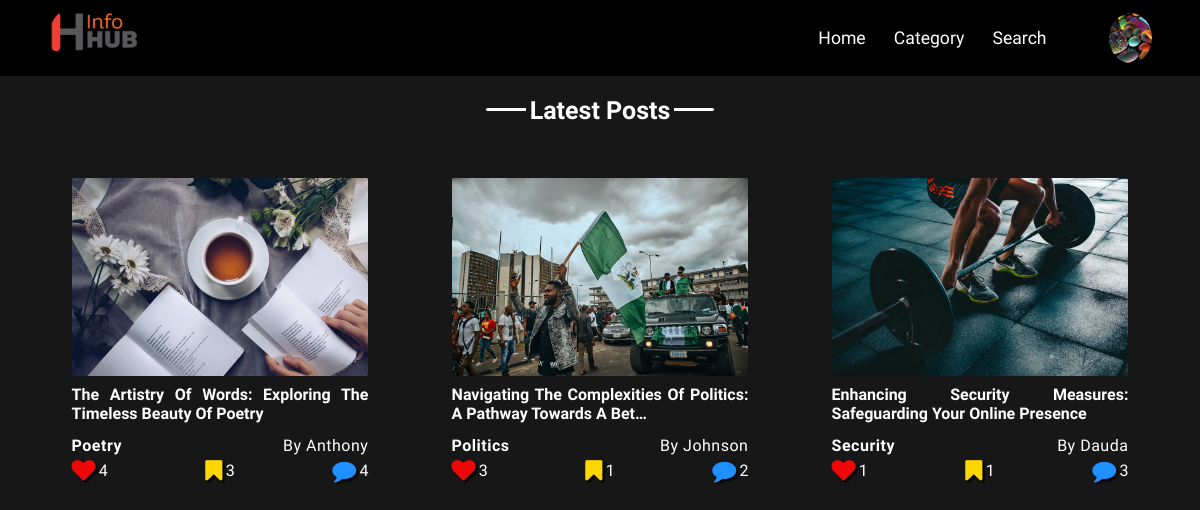
Screenshot of / (signed in) with the database file from the repository.
### Users/models.py (models this page shows, shortened)
class Profile(models.Model):
    user = models.OneToOneField(User, on_delete=models.CASCADE)
    image = models.ImageField(default='Profile.png', upload_to='User_Profile_Picture')
    file_name = models.CharField(max_length=50, blank=True)
    age = models.CharField(max_length=3, default=18)

### blogApp/models.py (models this page shows, shortened)
class Post(models.Model):
    class NewManager(models.Manager):
        def get_queryset(self):
            return super().get_queryset() .filter(Status='published')
    options = (
        ('draft', 'Draft'),
        ('published', 'Published'),
    )
    Title = models.CharField(max_length=250)
    First_Name = models.CharField(max_length=15)
    Last_Name = models.CharField(max_length=15)
    Email = models.EmailField(max_length=30)
    slug = models.SlugField(max_length=250, unique_for_date='Publish', default='default')
    Publish = models.DateTimeField(default=timezone.now )
    Author = models.ForeignKey (User, on_delete=models.CASCADE, related_name='blog_posts')
    Content = models.TextField()
    Category = models.ForeignKey(Category, on_delete=models.PROTECT, default=1)
    Category_Tag = models.CharField(max_length=20, default='Default')
    Image = models.ImageField(upload_to=User_Directory_Path)
    Status = models.CharField(max_length=10, choices=options, default='draft')
    Objects = models.Manager() #default Manager
    Newmanager = NewManager() #custom manager
    likes_count = models.IntegerField(default='0')
    likes = models.ManyToManyField(User, related_name='like', default=None, blank=True)
    liked = models.BooleanField(default=False)
    bookmark_count =  models.IntegerField(default=0)
    bookmark = models.ManyToManyField(User, related_name='bookmark',default=None, blank=True )
    def get_absolute_url(self):
        return reverse('blogApp:Single_Post', args=[self.slug])
    class Meta:
        ordering = ('-Publish',)[:8]

### blogApp/views.py (the view)
# urls.py: path('', views.PostListView, name='Home_Page'),
@login_required
def PostListView(request):
    updated_posts = Post.Newmanager.annotate(num_comments=Count('Comment')).order_by('-Publish')[:6]
    older_posts = None
    if len(updated_posts) > 6:
         older_posts = Post.Newmanager.annotate(num_comments=Count('Comment')).order_by('Publish')[:6]
    context = {'Updated_Post': updated_posts,
               'Older_Post': older_posts,
            }
    return render(request, 'blogApp/index.html', context)

### blogApp/context_processor.py (called while the page is built)
def Category_List_Options(request):
    Category_List_Options = Category.objects.exclude(name='Default')
    return {'Category_List_Options' : Category_List_Options}

### blogApp/templates/blogApp/Index.html (shortened to what this page needs)
    {% extends 'blogApp/Base.html' %}
    {% load static %}
        {% block templates %}
    <div class="Wrapper">
        {% if Updated_Post %}
            <div class="Updates">
                <p>latest Posts</p>
            </div>
            <div class="Grid">
                {% for Blog_Post in Updated_Post %}
                <div class="Grid-Item">
                    <div class="Card">
                        <img  src="{{Blog_Post.Image.url}}" alt="{{Blog_Post.Category_Tag}}">
                            <a href="{{Blog_Post.get_absolute_url}}"><p>{{ Blog_Post.Title|truncatechars:65}}</p></a>
                            <div class="Card-Footer">
                                    <h3>{{Blog_Post.Category_Tag}}</h3>
                                    <p>By {{Blog_Post.Last_Name }}</p>
                            </div>
                            <div class="Reactions">
                                <div class="item Likes">
                                    <i  class="fa fa-heart"></i>
                                    <p>{{Blog_Post.likes_count}}</p>
                                </div>
                                 <div class="item Favourites">
                                    <i  class="fa fa-bookmark"></i>
                                    <p>{{Blog_Post.bookmark_count}}</p>
                                </div>
                                <div class="item Comments">
                                    <i  class="fa fa-comment"></i>
                                    <p>{{Blog_Post.num_comments}}</p>
                                </div>
                            </div>
                    </div>
                </div>
                {% endfor %}
            </div>
        {% endif %}
    </div>
    {% endblock %}

### blogApp/templates/blogApp/Base.html (shortened to what this page needs)
{% load static %}
<!DOCTYPE html>
<html lang="en">
<head>
    <link rel="stylesheet" href="{% static 'css/Main.css' %}">
    <link rel="stylesheet" href="https://cdnjs.cloudflare.com/ajax/libs/font-awesome/4.7.0/css/font-awesome.min.css">
</head>
<body class="RemoveNav">
        <div class="Wrapper">
            <nav>
               <img class="Logo" src="{% static 'media\Logo.png' %}" alt="Logo">
                    <ul>
                        <li><a href="{% url 'blogApp:Home_Page' %}">Home</a></li>
                        <li><a href="#" class="OpenCategoryList">Category</a></li>
                        <li><a href="#">Search</a></li>
                    </ul>
                    <img src="{{user.profile.image.url}}" alt="Default-Image"  class="MoreLink" >
            </nav>
            {% block templates %}
            {% endblock %}
        </div>
</body>
</html>

### blogApp/static/css/Main.css (style rules this page uses)
:root { --FS-Paragraph-xm: .5rem; --FS-Paragraph-md: .6rem; --FS-Paragraph-md2: .7rem; --FS-Paragraph-bg: .8rem; --FS-Paragraph-bg2: .9rem; --FS-Heading-xm: .5rem; --FS-Heading-md: .6rem; --FS-Heading-bg: .7rem; --FS-Heading-md2: .8rem; --FS-Heading-bg2: .9rem; --FS-Paragraph: 1rem; --FS-Paragraph2: 1.1rem; --FS-Paragraph3: 1.2rem; --FS-Paragraph4: 1.3rem; --FS-Heading1:clamp(.4rem, 1rem, 1.5rem); --FS-Small-Heading:1.1rem; --FS-Small-Heading2:1.2rem; --FS-Small-Heading3:1.3rem; --FS-Small-Heading4:1.4rem; --FS-Heading2: 1.5rem; --FS-Heading3: 1.7rem; --FS-Heading4: 2rem; }
* { padding: 0; margin: 0; box-sizing: border-box; }
body { background-color: #0b0b0bf2; scrollbar-width: none; }
a { text-decoration: none; color: #fff; cursor: pointer; }
nav { display: flex; justify-content: space-between; align-items: center; background-color: #000; color: #fff; padding: 0 3em; position: fixed; top: 0; right: 0; left: 0; z-index: 1000 }
nav ul { width: 100%; list-style: none; display: flex; justify-content: flex-end; padding: 0 3em; }
nav ul li:nth-child(3) { display: flex; align-items: center; }
nav ul li { position: relative; padding: 0 .8em; font-family: 'Oswald', sans-serif; font-size: 1.1rem; text-transform: capitalize; transition: transform 0.3s; }
.Logo { object-fit: contain; height: auto; width:90px; }
nav img { width: 50px; height: 50px; border-radius: 50%; cursor: pointer; }
.Updates { display: flex; flex-direction: row; justify-content: center; align-items: center; margin-top: 6em; color: #fff; }
.Updates p { font-size:25px; font-family: 'Josefin Sans', sans-serif; font-weight: 600; text-transform: capitalize; position: relative; }
.Updates p::after { content: ""; position: absolute; top:40%; left: -44px; height: 3px; width: 40px; background-color: #fff; border-bottom-left-radius: .1em; border-top-left-radius: .1em; }
.Updates p::before { content: ""; position: absolute; top:40%; right: -44px; height: 3px; width: 40px; background-color: #fff; border-bottom-right-radius: .1em; border-top-right-radius: .1em; }
.Grid-Item { width: 100%; padding: .5em .8em; }
.Grid { display: grid; width: 95%; margin: .8em auto; grid-template-columns: repeat(3, 1fr); }
.Card { margin: 1.3em; background-color: transparent; padding: .7em .5em; border-radius: .3em; color: #fff; }
.Card img { border-radius: .1em; display: flex; object-fit: contain; width: 100%; height: 100%; }
.Card a { font-size:var(--FS-Heading1); font-family: 'Josefin sans', sans-serif; text-align: justify; font-weight: 700; text-transform: capitalize; }
.Card a p { font-size: var(--FS-Paragraph); padding: .6em 0 .1em 0; }
.Card-Footer { display: flex; flex-direction: row; justify-content: space-between; letter-spacing: .5px; align-items: center; margin: .7em 0 0 0 ; }
.Card-Footer p, h3 { font-size:var(--FS-Heading1); font-family: 'Oswald', sans-serif; text-transform: capitalize; }
.Reactions,.Reaction_Info { display: flex; justify-content: space-between; align-items: center; margin: .2em 0; position: relative; color: #fff; }
.item, .Item_Info { display: flex; justify-content: center; align-items: center; }
.item i { font-size: 1.5rem; cursor: pointer; color:#fff; transition: .5s ease-in-out; }
.item p { font-size: 16px; padding-left: .3em; }
.Item_Info span, p { font-family: 'Josefin sans', sans-serif; font-size:16px; }
.Likes i { text-shadow: 2px 2px 2px #000; }
.Favourites i { color: #FFD700 ; text-shadow: 2px 2px 2px #000; }
.item { display: flex; justify-content: center; align-items: center; }
.item p { padding-left: .2em; font-family: 'Teko', sans-serif; }
.Comments i { color: #1E90FF; text-shadow: 2px 2px 2px #000; }
.Likes i { color:#ee0707; text-shadow: 2px 2px 2px #000; }
::placeholder { color: #000; font-family: 'Teko', sans-serif; font-size:var(--FS-Paragraph); }

### blogApp/templates/blogApp/Index.html (style rules this page uses)
:root { --FS-Paragraph-xm: .5rem; --FS-Paragraph-md: .6rem; --FS-Paragraph-md2: .7rem; --FS-Paragraph-bg: .8rem; --FS-Paragraph-bg2: .9rem; --FS-Heading-xm: .5rem; --FS-Heading-md: .6rem; --FS-Heading-bg: .7rem; --FS-Heading-md2: .8rem; --FS-Heading-bg2: .9rem; --FS-Paragraph: 1rem; --FS-Paragraph2: 1.1rem; --FS-Paragraph3: 1.2rem; --FS-Paragraph4: 1.3rem; --FS-Heading1:clamp(.4rem, 1rem, 1.5rem); --FS-Small-Heading:1.1rem; --FS-Small-Heading2:1.2rem; --FS-Small-Heading3:1.3rem; --FS-Small-Heading4:1.4rem; --FS-Heading2: 1.5rem; --FS-Heading3: 1.7rem; --FS-Heading4: 2rem; --FS-Heading5: 2.5rem; }

### rows the page displays
Post: Image (picture), Title "The Artistry Of Words: Exploring The Timeless Beauty Of Poetry", Category_Tag "Poetry", Last_Name "Anthony", likes_count "4", bookmark_count "3", num_comments "4"
Post: Image (picture), Title "Navigating The Complexities Of Politics: A Pathway Towards A Bet…", Category_Tag "Politics", Last_Name "Johnson", likes_count "3", bookmark_count "1", num_comments "2"
Post: Image (picture), Title "Enhancing Security Measures: Safeguarding Your Online Presence", Category_Tag "Security", Last_Name "Dauda", likes_count "1", bookmark_count "1", num_comments "3"
